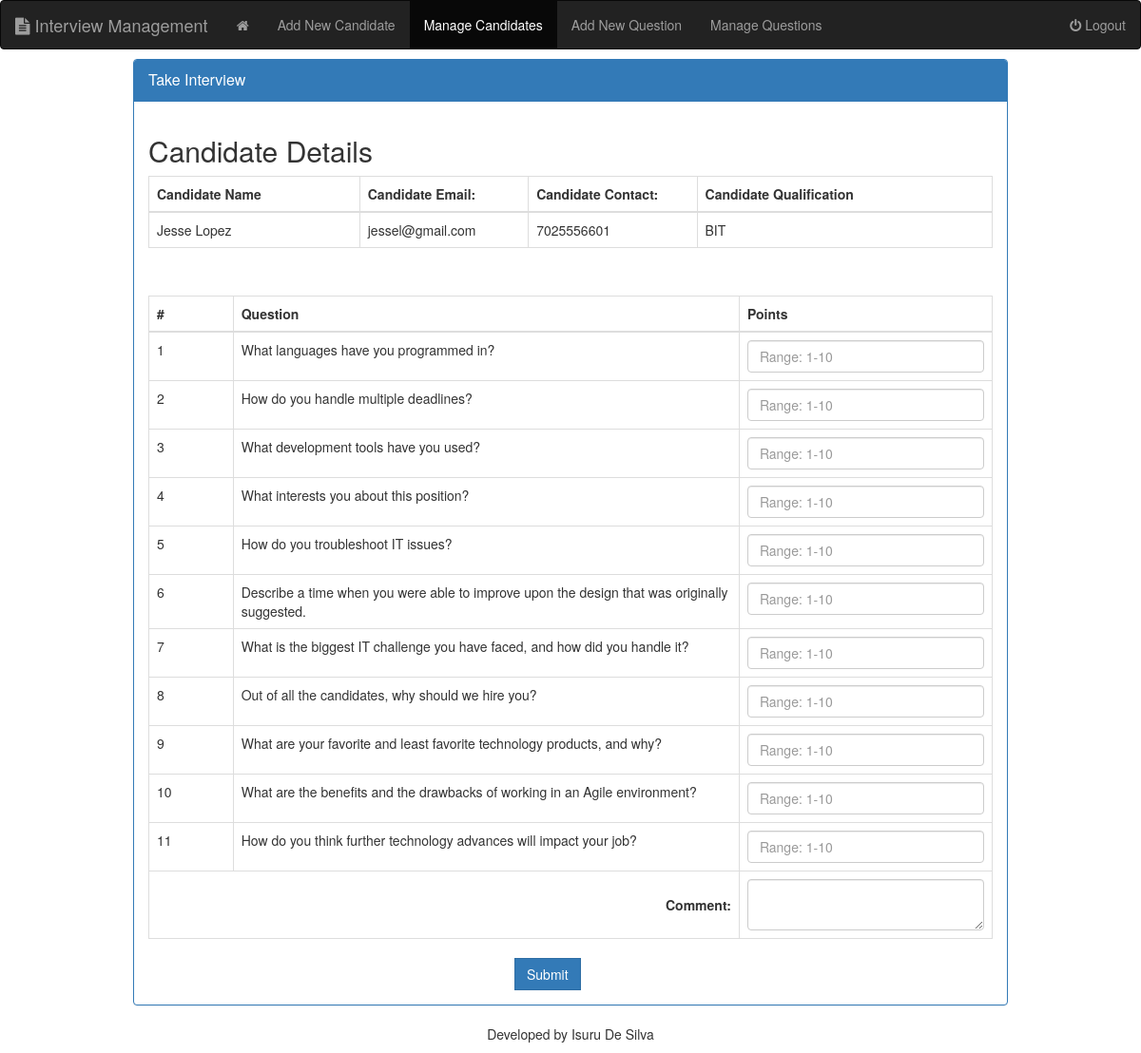
The app's page /takeExam.php?id=1 (signed in) with its own data.
### tables this page shows
CREATE TABLE `candidates` (
  `cand_id` int(10) NOT NULL,
  `cand_name` varchar(150) NOT NULL,
  `cand_gender` varchar(255) NOT NULL,
  `cand_email` varchar(150) NOT NULL,
  `cand_phone` varchar(150) NOT NULL,
  `cand_age` int(10) DEFAULT NULL,
  `cand_address` text,
  `cand_qualification` text
);

CREATE TABLE `questions` (
  `question_id` int(10) NOT NULL,
  `question` text
);

### inc/classes/View.php (called while the page is built, shortened)
<?php
  include ("DB.php");
  class View {
    private $db;
    function __construct(){
      $this->db = new DB();
    }
    function viewCandidate(){
      $sql = "select * from candidates";
      $query = $this->db->simplequerywithoutcondition($sql);
      $results = $query->fetchAll();
      return $results;
    }
    function viewQuestions(){
      $sql = "select * from questions";
      $query = $this->db->simplequerywithoutcondition($sql);
      $results = $query->fetchAll();
      return $results;
    }
  }

### inc/classes/DB.php (called while the page is built, shortened)
<?php
  class DB{
    private $host = "localhost";
    private $dbname = "interview";
    private $dbuser = "root";
    private $dbpass = "";
    private $conn;
    public function __construct(){
      if (!isset($this->conn)) {
        try {
          $pdo = new PDO("mysql:host=".$this->host.";"."dbname=".$this->dbname, $this->dbuser, $this->dbpass);
          $pdo->setAttribute(PDO::ATTR_ERRMODE, PDO::ERRMODE_EXCEPTION);
          $pdo->exec("SET CHARACTER SET utf8");
          $this->conn = $pdo;
        } catch (PDOException $e) {
          die("<h3>Database Connection Failed </h3>".$e->getMessage());
        }
      }
    }
    public function simplequerywithoutcondition($q){
      $stmt = $this->conn->prepare($q);
      $stmt->execute();
      return $stmt;
    }
  }
?>

### takeExam.php (the view, shortened to what this page needs)
<?php
  include ("inc/classes/View.php");
  $view = new View();
  $viewQuestions = $view->viewQuestions();
  $viewCandidates = $view->viewCandidate();
?>
<!DOCTYPE html>
<html lang="en" dir="ltr">
  <head>
    <link href="//maxcdn.bootstrapcdn.com/bootstrap/3.3.0/css/bootstrap.min.css" rel="stylesheet" id="bootstrap-css">
    <link rel="stylesheet" href="https://cdnjs.cloudflare.com/ajax/libs/font-awesome/4.7.0/css/font-awesome.css" />
  </head>
  <body>
<?php $page="viewcandidate"; include ('nav.php'); ?>
<div class="container">
    <div id="signupbox" style=" margin-top:10px" class="mainbox col-md-10 col-md-offset-1 col-sm-8 col-sm-offset-2">
        <div class="panel panel-primary">
            <div class="panel-heading">
                <div class="panel-title">Take Interview</div>
            </div>
            <div class="panel-body" >
              <h2>Candidate Details</h2>
              <table class="table table-bordered" style="width: 100%; table-layout: auto;">
                <thead>
                  <tr>
                    <th style="width: 25%;">Candidate Name</th>
                    <th style="width: 20%;">Candidate Email: </th>
                    <th style="width: 20%;">Candidate Contact: </th>
                    <th style="width: 35%;">Candidate Qualification</th>
                  </tr>
                </thead>
                <tbody>
                  <?php foreach ($viewCandidates as $viewCandidate): ?>
                  <?php if (isset($_GET['id']) && $_GET['id'] == $viewCandidate['cand_id']): ?>
                  <tr>
                    <td><?php echo $viewCandidate['cand_name']; ?></td>
                    <td><?php echo $viewCandidate['cand_email']; ?></td>
                    <td><?php echo $viewCandidate['cand_phone']; ?></td>
                    <td><?php echo $viewCandidate['cand_qualification']; ?></td>
                  </tr>
                  <?php endif; ?>
                  <?php endforeach; ?>
                </tbody>
              </table>
            </div>
            <div class="panel-body" >
              <form class="" action="" method="post">
                <table class="table table-bordered table-hover" style="width: 100%; table-layout: auto;">
                  <thead>
                    <tr>
                      <th style="width: 10%;">#</th>
                      <th style="width: 60%;">Question</th>
                      <th style="width: 30%;">Points</th>
                    </tr>
                  </thead>
                  <tbody>
                    <?php $i = 0; foreach ($viewQuestions as $viewQuestion): ?>
                    <tr>
                      <td><?php $i += 1; echo $i; ?></td>
                      <td>
                        <?php echo $viewQuestion['question']; ?>
                      </td>
                      <td><input type="number" class="form-control" placeholder="Range: 1-10" name="result<?php echo $i; ?>"></td>
                    </tr>
                    <?php endforeach; ?>
                    <tr>
                      <td colspan="2" style="text-align: right; vertical-align: middle; "><b>Comment:</b></td>
                      <td><textarea name="comment" class="form-control" rows="2" cols="20"></textarea></td>
                    </tr>
                  </tbody>
                </table>
                <div class="form-group">
                    <div class="aab controls col-md-5 "></div>
                    <div class="controls col-md-4 ">
                        <input type="submit" name="submitReport" value="Submit" style="border-radius:0%" class="btn btn-primary btn btn-primary" id="addQuestion" />
                    </div>
                </div>
              </form>
            </div>
        </div>
    </div>
</div>
<p class="text-center top_spac"> Developed by Isuru De Silva</p>
  </body>
</html>

### records on screen
candidates: cand_name "Jesse Lopez", cand_email "jessel@gmail.com", cand_phone "7025556601", cand_qualification "BIT"
questions: question "What languages have you programmed in?"
questions: question "How do you handle multiple deadlines?"
questions: question "What development tools have you used?"
questions: question "What interests you about this position?"
questions: question "How do you troubleshoot IT issues?"
questions: question "Describe a time when you were able to improve upon the design that was originally suggested."
questions: question "What is the biggest IT challenge you have faced, and how did you handle it?"
questions: question "Out of all the candidates, why should we hire you?"
questions: question "What are your favorite and least favorite technology products, and why?"
questions: question "What are the benefits and the drawbacks of working in an Agile environment?"
questions: question "How do you think further technology advances will impact your job?"
